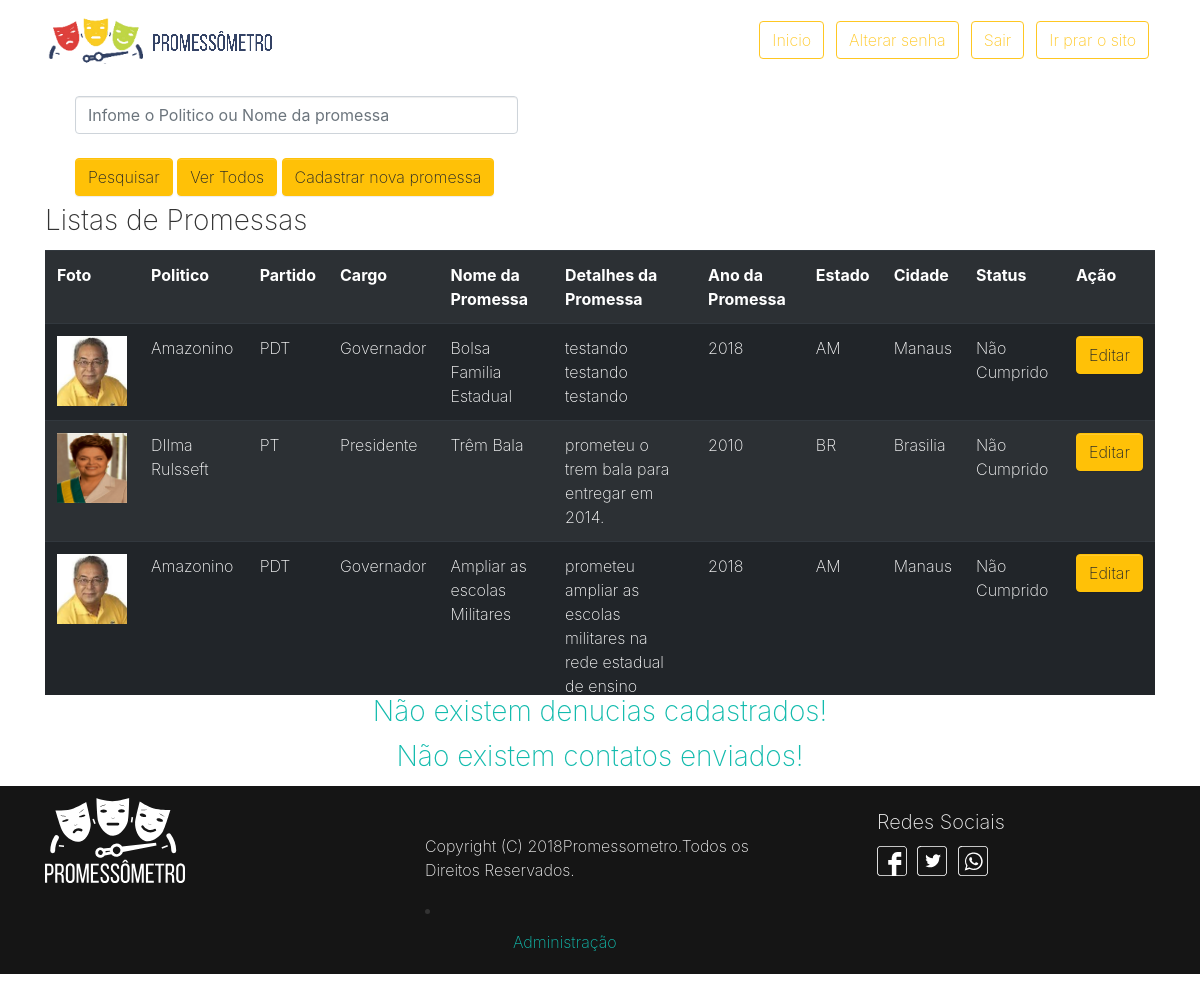
Page /painel.php (signed in) on the committed database.
### tables this page shows
CREATE TABLE IF NOT EXISTS `tab_promessas` (
  `id` int(11) NOT NULL AUTO_INCREMENT,
  `tipopromessa` varchar(100) NOT NULL,
  `cargopromessa` varchar(50) NOT NULL,
  `partido_politico` varchar(15) NOT NULL,
  `nomepolitico` varchar(100) DEFAULT NULL,
  `nomepromessa` varchar(150) NOT NULL,
  `detalhepromessa` varchar(500) NOT NULL,
  `anopromessa` year(4) NOT NULL,
  `estadopromessa` varchar(2) NOT NULL,
  `cidadepromessa` varchar(100) NOT NULL,
  `status` varchar(100) DEFAULT NULL,
  `foto` varchar(200) DEFAULT NULL,
  `data_cadastro` timestamp NULL DEFAULT CURRENT_TIMESTAMP,
  `data_alteracao` timestamp NULL DEFAULT CURRENT_TIMESTAMP,
  PRIMARY KEY (`id`)
);

### painel.php (called while the page is built, shortened)
<?php
	include('header.php');
 	include 'pages/painel.php';
	include('footer.php');

### pages/painel.php (the view, shortened to what this page needs)
<?php
$termo = (isset($_GET['termo'])) ? $_GET['termo'] : '';
if (empty($termo)):
	$conexao = conexao::getInstance();
	$sql = 'SELECT id, tipopromessa, nomepolitico, cargopromessa, partido_politico, nomepromessa, detalhepromessa, anopromessa, estadopromessa, cidadepromessa, status, foto FROM tab_promessas';
	$stm = $conexao->prepare($sql);
	$stm->execute();
	$clientes = $stm->fetchAll(PDO::FETCH_OBJ);
endif;
?>
<body>
	<div class='container'>
		<fieldset>
			<form action="" method="get" id='form-contato'  class="col-lg-8" >
				<label class="col-md-12 control-label" for="termo">
				<div class="row">
				<div class='col-lg-8'>
			    	<input type="text" class="form-control" id="termo" name="termo" placeholder="Infome o Politico ou Nome da promessa"><br>
                    <button type="submit" class="btn btn-warning" >Pesquisar</button>
			        <a href='painel.php' class="btn btn-warning" >Ver Todos</a>
                     <a href='cadastro.php' class="btn btn-warning m-6 " class="form-horizontal col-md-12" >Cadastrar nova promessa</a>
				</div>
				</div>
				</label>
			</form>
			<?php if(!empty($clientes)):?>
			<h3>Listas de Promessas</h3>
				<div style="width: 100%; height: 445px; overflow-x: hidden; overflow-y; scrool;" class="w-100">
          		<table class="table table-striped table-dark">
					<tr class='active'>
						<th>Foto</th>
                        <th>Politico</th>
						<th>Partido</th>
						<th>Cargo</th>
						<th>Nome da Promessa</th>
                        <th>Detalhes da Promessa</th>
                        <th>Ano da Promessa</th>
                        <th>Estado</th>
                        <th>Cidade</th>
						<th>Status</th>
						<th>Ação</th>
					</tr>
					<?php foreach($clientes as $cliente):?>
						<tr>
							<td><img src='fotos/<?=$cliente->foto?>' height='70' width='70'></td>
							<td><?=$cliente->nomepolitico?></td>
							<td><?=$cliente->partido_politico?></td>
							<td><?=$cliente->cargopromessa?></td>
                            <td><?=$cliente->nomepromessa?></td>
                            <td><?=$cliente->detalhepromessa?></td>
                            <td><?=$cliente->anopromessa?></td>
                            <td><?=$cliente->estadopromessa?></td>
                            <td><?=$cliente->cidadepromessa?></td>
							<td><?=$cliente->status?></td>
							<td><a href='editar.php?id=<?=$cliente->id?>' class="btn btn-warning">Editar</a></td>
						</tr>
					<?php endforeach;?>
				</table>
			<?php else: ?>
				<h3 class="text-center text-primary">Não existem promessas cadastrados!</h3>
			<?php endif; ?>
		</fieldset>
	</div>
<?php
$termos = (isset($_GET['termos'])) ? $_GET['termos'] : '';
if (empty($termos)):
	$conexao = conexao::getInstance();
	$sql = 'SELECT id, nomedenuncia, politicodenuncia, estadodenuncia, emaildenuncia, descricaodenuncia FROM tab_denuncias';
	$stm = $conexao->prepare($sql);
	$stm->execute();
	$denuncia = $stm->fetchAll(PDO::FETCH_OBJ);
endif;
		?>
		<div class='container'>
				<fieldset>
			<?php if(!empty($denuncia)):?>
          <h3>Denucias</h3>
				<div style="width: 100%; height: 345px; overflow-x: hidden; overflow-y; scrool;" class="w-100">
          		<table class="table table-striped table">
					<tr class='active'>
						<th>Nome</th>
                        <th>Politico</th>
						<th>Email</th>
                        <th>Estado</th>
                        <th>Denuncia</th>
						<th>Ação</th>
					</tr>
					<?php foreach($denuncia as $denuncia):?>
						<tr>
							<td><?=$denuncia->nomedenuncia?></td>
                            <td><?=$denuncia->politicodenuncia?></td>
                            <td><?=$denuncia->emaildenuncia?></td>
                            <td><?=$denuncia->estadodenuncia?></td>
                            <td><?=$denuncia->descricaodenuncia?></td>
							<td><a href='deletedenuncia.php?id=<?=$denuncia->id?>' class="btn btn-danger link_exclusao">Excluir</a></td>
						</tr>
					<?php endforeach;?>
				</table>
			<?php else: ?>
				<h3 class="text-center text-primary">Não existem denucias cadastrados!</h3>
			<?php endif; ?>
		</fieldset>
	</div>
             <?php
$termocontato = (isset($_GET['termocontato'])) ? $_GET['termocontato'] : '';
if (empty($termocontato)):
	$conexao = conexao::getInstance();
	$sql = 'SELECT idcontato, nomecontato, emailcontato, msgcontato FROM tab_contatos';
	$stm = $conexao->prepare($sql);
	$stm->execute();
	$contato = $stm->fetchAll(PDO::FETCH_OBJ);
endif;
		?>
		<div class='container'>
				<fieldset>
			<?php if(!empty($contato)):?>
          <h3>Contatos</h3>
				<div style="width: 100%; height: 345px; overflow-x: hidden; overflow-y; scrool;" class="w-100">
          		<table class="table table-striped table">
					<tr class='active'>
						<th>Nome</th>
                        <th>Email</th>
						<th>Mensagem</th>
						<th>Ação</th>
					</tr>
					<?php foreach($contato as $contato):?>
						<tr>
							<td><?=$contato->nomecontato?></td>
                            <td><?=$contato->emailcontato?></td>
                            <td><?=$contato->msgcontato?></td>
							<td><a href='deletecontato.php?idcontato=<?=$contato->idcontato?>' class="btn btn-danger link_exclusao ">Excluir</a></td>
						</tr>
					<?php endforeach;?>
				</table>
			<?php else: ?>
				<h3 class="text-center text-primary">Não existem contatos enviados!</h3>
			<?php endif; ?>
		</fieldset>
	</div>
</body>
</html>

### header.php (shortened to what this page needs)
<!DOCTYPE html>
<html>
<head class="header">
  <link rel="stylesheet" href="css/bootstrap.css">
    <link rel="stylesheet" href="theme.css">
</head>
	<nav class="navbar navbar-expand-md mb-5 sticky-top navbar-light header" style="">
    <div class="container"> <a class="navbar-brand text-primary" href="index.php">
        <img class="img-fluid d-block" src="images/header.png">
      </a>
      <div class="collapse navbar-collapse" id="navbar4">
        <ul class="navbar-nav ml-auto">
			<li> <a class="btn btn-outline-warning mx-1 " href="painel.php">Inicio</a> </li>
			<li> <a class="btn btn-outline-warning mx-1 " href="perfil.php">Alterar senha</a> </li>
          <li> <a class="btn btn-outline-warning mx-1 " href="sair.php">Sair</a> </li>
			<li> <a class="btn btn-outline-warning mx-1 " href="index.php">Ir prar o sito</a> </li>
        </ul>
      </div>
    </div>
  </nav>
	<br><br><br><br>

### footer.php
<footer>
<div class="py-2 bg-dark" style="	">
    <div class="container">
      <div class="row">
        <div class="col-md-4" style=""><img class="d-block img-fluid" src="images/rodape_logo_branca.svg" width="40%"></div>
        <div class="col-md-4" style="">
          <p style="" class="mt-4 text-light">Copyright (C) <?php echo date('Y');?>Promessometro.</em>Todos os Direitos Reservados.</p>
             <li> <a class="nav-link ml-5" href="admin.php">Administração</a> </li>
        </div>
        <div class="col-md-4" style="">
          <h5 class="text-light text-left ml-5 mt-2" >Redes Sociais</h5>
			<a href="http://facebook.com/" target="_blank"> <img class="ml-5" src="images/Ícone Facebook.svg" width="30"></a>
			<a href="http://twitter.com" target="_blank"> <img class="mx-1" src="images/Ícone Twitter.svg" width="30"></a>
			<a href="#" target="_blank"><img class="" src="images/Ícone Whatsapp.svg" width="30"></a>
        </div>
      </div>
    </div>
  </div>
	</footer>
</body>
</html>

### rows in the picture
tab_promessas: foto (picture), nomepolitico "Amazonino", partido_politico "PDT", cargopromessa "Governador", nomepromessa "Bolsa Familia Estadual", detalhepromessa "testando testando testando", anopromessa "2018", estadopromessa "AM", cidadepromessa "Manaus", status "Não Cumprido"
tab_promessas: foto (picture), nomepolitico "DIlma Rulsseft", partido_politico "PT", cargopromessa "Presidente", nomepromessa "Trêm Bala", detalhepromessa "prometeu o trem bala para entregar em 2014.", anopromessa "2010", estadopromessa "BR", cidadepromessa "Brasilia", status "Não Cumprido"
tab_promessas: foto (picture), nomepolitico "Amazonino", partido_politico "PDT", cargopromessa "Governador", nomepromessa "Ampliar as escolas Militares", detalhepromessa "prometeu ampliar as escolas militares na rede estadual de ensino", anopromessa "2018", estadopromessa "AM", cidadepromessa "Manaus", status "Não Cumprido"
